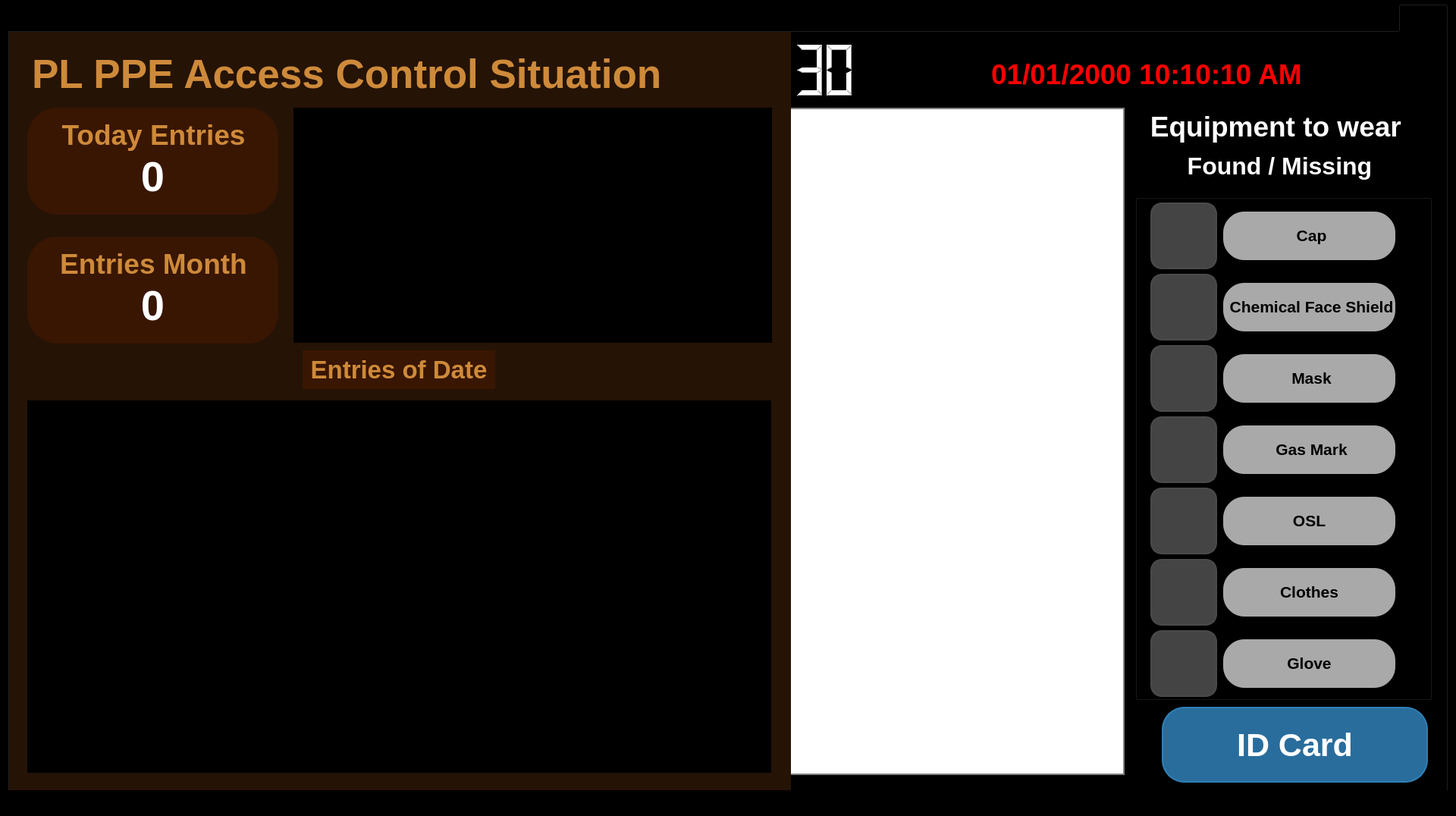
<?xml version="1.0" encoding="UTF-8"?>
<ui version="4.0">
 <class>MainWindow</class>
 <widget class="QMainWindow" name="MainWindow">
  <property name="geometry">
   <rect>
    <x>0</x>
    <y>0</y>
    <width>1920</width>
    <height>1076</height>
   </rect>
  </property>
  <property name="windowTitle">
   <string>MainWindow</string>
  </property>
  <property name="layoutDirection">
   <enum>Qt::LeftToRight</enum>
  </property>
  <property name="styleSheet">
   <string notr="true">background-color: rgb(0, 0, 0);
</string>
  </property>
  <widget class="QWidget" name="centralwidget">
   <widget class="QTabWidget" name="tabWidget">
    <property name="geometry">
     <rect>
      <x>10</x>
      <y>5</y>
      <width>1900</width>
      <height>1039</height>
     </rect>
    </property>
    <property name="font">
     <font>
      <pointsize>16</pointsize>
      <weight>75</weight>
      <bold>true</bold>
     </font>
    </property>
    <property name="layoutDirection">
     <enum>Qt::RightToLeft</enum>
    </property>
    <property name="currentIndex">
     <number>0</number>
    </property>
    <property name="iconSize">
     <size>
      <width>12</width>
      <height>12</height>
     </size>
    </property>
    <widget class="QWidget" name="PPE">
     <attribute name="title">
      <string>PPE</string>
     </attribute>
     <widget class="QLCDNumber" name="Countnum">
      <property name="geometry">
       <rect>
        <x>1020</x>
        <y>10</y>
        <width>111</width>
        <height>81</height>
       </rect>
      </property>
      <property name="font">
       <font>
        <weight>50</weight>
        <bold>false</bold>
       </font>
      </property>
      <property name="styleSheet">
       <string notr="true">border: none;
color: rgb(255, 255, 255);</string>
      </property>
      <property name="smallDecimalPoint">
       <bool>false</bool>
      </property>
      <property name="digitCount">
       <number>2</number>
      </property>
      <property name="value" stdset="0">
       <double>30.000000000000000</double>
      </property>
      <property name="intValue" stdset="0">
       <number>30</number>
      </property>
     </widget>
     <widget class="QDateTimeEdit" name="DateTim">
      <property name="geometry">
       <rect>
        <x>1200</x>
        <y>30</y>
        <width>571</width>
        <height>51</height>
       </rect>
      </property>
      <property name="font">
       <font>
        <pointsize>28</pointsize>
        <weight>75</weight>
        <bold>true</bold>
       </font>
      </property>
      <property name="layoutDirection">
       <enum>Qt::LeftToRight</enum>
      </property>
      <property name="styleSheet">
       <string notr="true">color:rgb(255, 0, 0);
border: 2px solid black;
padding-right:60px;

</string>
      </property>
      <property name="alignment">
       <set>Qt::AlignRight|Qt::AlignTrailing|Qt::AlignVCenter</set>
      </property>
      <property name="buttonSymbols">
       <enum>QAbstractSpinBox::NoButtons</enum>
      </property>
      <property name="dateTime">
       <datetime>
        <hour>10</hour>
        <minute>10</minute>
        <second>10</second>
        <year>2000</year>
        <month>1</month>
        <day>1</day>
       </datetime>
      </property>
      <property name="displayFormat">
       <string>dd/MM/yyyy h:mm:ss AP</string>
      </property>
     </widget>
     <widget class="QGraphicsView" name="cameraview">
      <property name="geometry">
       <rect>
        <x>20</x>
        <y>100</y>
        <width>980</width>
        <height>880</height>
       </rect>
      </property>
      <property name="styleSheet">
       <string notr="true">background-color: rgb(255, 255, 255);
border:2px solid gray;
</string>
      </property>
      <property name="verticalScrollBarPolicy">
       <enum>Qt::ScrollBarAlwaysOff</enum>
      </property>
      <property name="horizontalScrollBarPolicy">
       <enum>Qt::ScrollBarAlwaysOff</enum>
      </property>
      <property name="alignment">
       <set>Qt::AlignHCenter|Qt::AlignTop</set>
      </property>
     </widget>
     <widget class="QLabel" name="labelEquipment">
      <property name="geometry">
       <rect>
        <x>1500</x>
        <y>90</y>
        <width>351</width>
        <height>121</height>
       </rect>
      </property>
      <property name="font">
       <font>
        <pointsize>22</pointsize>
        <weight>75</weight>
        <bold>true</bold>
       </font>
      </property>
      <property name="styleSheet">
       <string notr="true">color: rgb(255, 255, 255);</string>
      </property>
      <property name="text">
       <string>&lt;html&gt;&lt;head/&gt;&lt;body&gt;&lt;p align=&quot;center&quot;&gt;&lt;span style=&quot; font-size:28pt;&quot;&gt;Equipment to wear &lt;/span&gt;&lt;/p&gt;&lt;p align=&quot;center&quot;&gt;&lt;span style=&quot; font-size:24pt;&quot;&gt;Found / Missing&lt;/span&gt;&lt;/p&gt;&lt;/body&gt;&lt;/html&gt;</string>
      </property>
     </widget>
     <widget class="QGroupBox" name="groupBox">
      <property name="geometry">
       <rect>
        <x>1485</x>
        <y>215</y>
        <width>391</width>
        <height>666</height>
       </rect>
      </property>
      <property name="layoutDirection">
       <enum>Qt::LeftToRight</enum>
      </property>
      <property name="styleSheet">
       <string notr="true">background-color: none;</string>
      </property>
      <property name="title">
       <string/>
      </property>
      <widget class="QWidget" name="gridLayoutWidget">
       <property name="geometry">
        <rect>
         <x>20</x>
         <y>10</y>
         <width>351</width>
         <height>1030</height>
        </rect>
       </property>
       <layout class="QGridLayout" name="gridLayout">
        <property name="sizeConstraint">
         <enum>QLayout::SetMinAndMaxSize</enum>
        </property>
        <item row="8" column="1">
         <widget class="QLabel" name="Safety_Shoe">
          <property name="minimumSize">
           <size>
            <width>231</width>
            <height>68</height>
           </size>
          </property>
          <property name="maximumSize">
           <size>
            <width>231</width>
            <height>68</height>
           </size>
          </property>
          <property name="font">
           <font>
            <pointsize>16</pointsize>
            <weight>75</weight>
            <bold>true</bold>
           </font>
          </property>
          <property name="styleSheet">
           <string notr="true">background:	#A9A9A9;
border: 2px solid black;
border-radius: 30px;


</string>
          </property>
          <property name="text">
           <string>&lt;html&gt;&lt;head/&gt;&lt;body&gt;&lt;p align=&quot;center&quot;&gt;Safety shoes&lt;/p&gt;&lt;/body&gt;&lt;/html&gt;</string>
          </property>
          <property name="alignment">
           <set>Qt::AlignCenter</set>
          </property>
         </widget>
        </item>
        <item row="4" column="1">
         <widget class="QLabel" name="OSL">
          <property name="minimumSize">
           <size>
            <width>231</width>
            <height>68</height>
           </size>
          </property>
          <property name="maximumSize">
           <size>
            <width>231</width>
            <height>68</height>
           </size>
          </property>
          <property name="font">
           <font>
            <pointsize>16</pointsize>
            <weight>75</weight>
            <bold>true</bold>
           </font>
          </property>
          <property name="styleSheet">
           <string notr="true">background:	#A9A9A9;
border: 2px solid black;
border-radius: 30px;

</string>
          </property>
          <property name="text">
           <string>&lt;html&gt;&lt;head/&gt;&lt;body&gt;&lt;p align=&quot;center&quot;&gt;OSL&lt;/p&gt;&lt;/body&gt;&lt;/html&gt;</string>
          </property>
          <property name="alignment">
           <set>Qt::AlignCenter</set>
          </property>
         </widget>
        </item>
        <item row="9" column="1">
         <widget class="QLabel" name="ID_Card">
          <property name="minimumSize">
           <size>
            <width>231</width>
            <height>68</height>
           </size>
          </property>
          <property name="maximumSize">
           <size>
            <width>231</width>
            <height>68</height>
           </size>
          </property>
          <property name="font">
           <font>
            <pointsize>16</pointsize>
            <weight>75</weight>
            <bold>true</bold>
           </font>
          </property>
          <property name="styleSheet">
           <string notr="true">background:	#A9A9A9;
border: 2px solid black;
border-radius: 30px;

</string>
          </property>
          <property name="text">
           <string>&lt;html&gt;&lt;head/&gt;&lt;body&gt;&lt;p align=&quot;center&quot;&gt;ID card&lt;/p&gt;&lt;/body&gt;&lt;/html&gt;</string>
          </property>
          <property name="alignment">
           <set>Qt::AlignCenter</set>
          </property>
         </widget>
        </item>
        <item row="3" column="0">
         <widget class="QLabel" name="imgGas_Mask">
          <property name="minimumSize">
           <size>
            <width>88</width>
            <height>88</height>
           </size>
          </property>
          <property name="maximumSize">
           <size>
            <width>88</width>
            <height>88</height>
           </size>
          </property>
          <property name="styleSheet">
           <string notr="true">background-color: rgb(68, 68, 68);
border: 2px solid rgb(74, 74, 74);
border-radius: 15px;</string>
          </property>
          <property name="text">
           <string/>
          </property>
          <property name="pixmap">
           <pixmap>D:/Main/asset/Image/gas-mask.png</pixmap>
          </property>
          <property name="scaledContents">
           <bool>true</bool>
          </property>
         </widget>
        </item>
        <item row="9" column="0">
         <widget class="QLabel" name="imgID_Card">
          <property name="minimumSize">
           <size>
            <width>88</width>
            <height>88</height>
           </size>
          </property>
          <property name="maximumSize">
           <size>
            <width>88</width>
            <height>88</height>
           </size>
          </property>
          <property name="styleSheet">
           <string notr="true">background-color: rgb(68, 68, 68);
border: 2px solid rgb(74, 74, 74);
border-radius: 15px;</string>
          </property>
          <property name="text">
           <string/>
          </property>
          <property name="pixmap">
           <pixmap>D:/Main/asset/Image/ID_card.png</pixmap>
          </property>
          <property name="scaledContents">
           <bool>true</bool>
          </property>
         </widget>
        </item>
        <item row="4" column="0">
         <widget class="QLabel" name="imgOSL">
          <property name="minimumSize">
           <size>
            <width>88</width>
            <height>88</height>
           </size>
          </property>
          <property name="maximumSize">
           <size>
            <width>88</width>
            <height>88</height>
           </size>
          </property>
          <property name="styleSheet">
           <string notr="true">background-color: rgb(68, 68, 68);
border: 2px solid rgb(74, 74, 74);
border-radius: 15px;</string>
          </property>
          <property name="text">
           <string/>
          </property>
          <property name="pixmap">
           <pixmap>D:/Main/asset/Image/OSL.png</pixmap>
          </property>
          <property name="scaledContents">
           <bool>true</bool>
          </property>
         </widget>
        </item>
        <item row="1" column="0">
         <widget class="QLabel" name="imgFace_Shield">
          <property name="minimumSize">
           <size>
            <width>88</width>
            <height>88</height>
           </size>
          </property>
          <property name="maximumSize">
           <size>
            <width>88</width>
            <height>88</height>
           </size>
          </property>
          <property name="styleSheet">
           <string notr="true">background-color: rgb(68, 68, 68);
border: 2px solid rgb(74, 74, 74);
border-radius: 15px;

</string>
          </property>
          <property name="text">
           <string/>
          </property>
          <property name="pixmap">
           <pixmap>D:/Main/asset/Image/chemical_face_shield.png</pixmap>
          </property>
          <property name="scaledContents">
           <bool>true</bool>
          </property>
         </widget>
        </item>
        <item row="7" column="0">
         <widget class="QLabel" name="imgLong_Glove">
          <property name="minimumSize">
           <size>
            <width>88</width>
            <height>88</height>
           </size>
          </property>
          <property name="maximumSize">
           <size>
            <width>88</width>
            <height>88</height>
           </size>
          </property>
          <property name="styleSheet">
           <string notr="true">background-color: rgb(68, 68, 68);
border: 2px solid rgb(74, 74, 74);
border-radius: 15px;</string>
          </property>
          <property name="text">
           <string/>
          </property>
          <property name="pixmap">
           <pixmap>D:/Main/asset/Image/Long_yellow_gloves.png</pixmap>
          </property>
          <property name="scaledContents">
           <bool>true</bool>
          </property>
         </widget>
        </item>
        <item row="5" column="0">
         <widget class="QLabel" name="imgClothes">
          <property name="minimumSize">
           <size>
            <width>88</width>
            <height>88</height>
           </size>
          </property>
          <property name="maximumSize">
           <size>
            <width>88</width>
            <height>88</height>
           </size>
          </property>
          <property name="styleSheet">
           <string notr="true">background-color: rgb(68, 68, 68);
border: 2px solid rgb(74, 74, 74);
border-radius: 15px;</string>
          </property>
          <property name="text">
           <string/>
          </property>
          <property name="pixmap">
           <pixmap>D:/Main/asset/Image/shirt.png</pixmap>
          </property>
          <property name="scaledContents">
           <bool>true</bool>
          </property>
         </widget>
        </item>
        <item row="8" column="0">
         <widget class="QLabel" name="imgSafety_Shoe">
          <property name="minimumSize">
           <size>
            <width>88</width>
            <height>88</height>
           </size>
          </property>
          <property name="maximumSize">
           <size>
            <width>88</width>
            <height>88</height>
           </size>
          </property>
          <property name="styleSheet">
           <string notr="true">background-color: rgb(68, 68, 68);
border: 2px solid rgb(74, 74, 74);
border-radius: 15px;</string>
          </property>
          <property name="text">
           <string/>
          </property>
          <property name="pixmap">
           <pixmap>D:/Main/asset/Image/safety_shoes.png</pixmap>
          </property>
          <property name="scaledContents">
           <bool>true</bool>
          </property>
         </widget>
        </item>
        <item row="2" column="0">
         <widget class="QLabel" name="imgCarbon_Mask">
          <property name="minimumSize">
           <size>
            <width>88</width>
            <height>88</height>
           </size>
          </property>
          <property name="maximumSize">
           <size>
            <width>88</width>
            <height>88</height>
           </size>
          </property>
          <property name="styleSheet">
           <string notr="true">background-color: rgb(68, 68, 68);
border: 2px solid rgb(74, 74, 74);
border-radius: 15px;</string>
          </property>
          <property name="text">
           <string/>
          </property>
          <property name="pixmap">
           <pixmap>D:/Main/asset/Image/mask.png</pixmap>
          </property>
          <property name="scaledContents">
           <bool>true</bool>
          </property>
         </widget>
        </item>
        <item row="6" column="0">
         <widget class="QLabel" name="imgGlove">
          <property name="minimumSize">
           <size>
            <width>88</width>
            <height>88</height>
           </size>
          </property>
          <property name="maximumSize">
           <size>
            <width>88</width>
            <height>88</height>
           </size>
          </property>
          <property name="styleSheet">
           <string notr="true">background-color: rgb(68, 68, 68);
border: 2px solid rgb(74, 74, 74);
border-radius: 15px;</string>
          </property>
          <property name="text">
           <string/>
          </property>
          <property name="pixmap">
           <pixmap>D:/Main/asset/Image/glove.png</pixmap>
          </property>
          <property name="scaledContents">
           <bool>true</bool>
          </property>
         </widget>
        </item>
        <item row="0" column="1">
         <widget class="QLabel" name="Cap">
          <property name="minimumSize">
           <size>
            <width>231</width>
            <height>68</height>
           </size>
          </property>
          <property name="maximumSize">
           <size>
            <width>231</width>
            <height>68</height>
           </size>
          </property>
          <property name="font">
           <font>
            <pointsize>16</pointsize>
            <weight>75</weight>
            <bold>true</bold>
           </font>
          </property>
          <property name="styleSheet">
           <string notr="true">background:	#A9A9A9;
border: 2px solid black;
border-radius: 30px;

</string>
          </property>
          <property name="text">
           <string>&lt;html&gt;&lt;head/&gt;&lt;body&gt;&lt;p align=&quot;center&quot;&gt;Cap&lt;/p&gt;&lt;/body&gt;&lt;/html&gt;</string>
          </property>
         </widget>
        </item>
        <item row="1" column="1">
         <widget class="QLabel" name="Face_Shield">
          <property name="minimumSize">
           <size>
            <width>231</width>
            <height>68</height>
           </size>
          </property>
          <property name="maximumSize">
           <size>
            <width>231</width>
            <height>68</height>
           </size>
          </property>
          <property name="font">
           <font>
            <pointsize>16</pointsize>
            <weight>75</weight>
            <bold>true</bold>
           </font>
          </property>
          <property name="styleSheet">
           <string notr="true">background:	#A9A9A9;
border: 2px solid black;
border-radius: 30px;

</string>
          </property>
          <property name="text">
           <string>&lt;html&gt;&lt;head/&gt;&lt;body&gt;&lt;p align=&quot;center&quot;&gt;Chemical Face Shield&lt;/p&gt;&lt;/body&gt;&lt;/html&gt;</string>
          </property>
         </widget>
        </item>
        <item row="0" column="0">
         <widget class="QLabel" name="imgCap">
          <property name="minimumSize">
           <size>
            <width>88</width>
            <height>88</height>
           </size>
          </property>
          <property name="maximumSize">
           <size>
            <width>88</width>
            <height>88</height>
           </size>
          </property>
          <property name="styleSheet">
           <string notr="true">background-color: rgb(68, 68, 68);
border: 2px solid rgb(74, 74, 74);
border-radius: 15px;</string>
          </property>
          <property name="text">
           <string/>
          </property>
          <property name="pixmap">
           <pixmap>D:/Main/asset/Image/cap.png</pixmap>
          </property>
          <property name="scaledContents">
           <bool>true</bool>
          </property>
         </widget>
        </item>
        <item row="2" column="1">
         <widget class="QLabel" name="Carbon_Mask">
          <property name="minimumSize">
           <size>
            <width>231</width>
            <height>68</height>
           </size>
          </property>
          <property name="maximumSize">
           <size>
            <width>231</width>
            <height>68</height>
           </size>
          </property>
          <property name="font">
           <font>
            <pointsize>16</pointsize>
            <weight>75</weight>
            <bold>true</bold>
           </font>
          </property>
          <property name="styleSheet">
           <string notr="true">background:	#A9A9A9;
border: 2px solid black;
border-radius: 30px;


</string>
          </property>
          <property name="text">
           <string>&lt;html&gt;&lt;head/&gt;&lt;body&gt;&lt;p align=&quot;center&quot;&gt;Mask&lt;/p&gt;&lt;/body&gt;&lt;/html&gt;</string>
          </property>
         </widget>
        </item>
        <item row="3" column="1">
         <widget class="QLabel" name="Gas_Mask">
          <property name="minimumSize">
           <size>
            <width>231</width>
            <height>68</height>
           </size>
          </property>
          <property name="maximumSize">
           <size>
            <width>231</width>
            <height>68</height>
           </size>
          </property>
          <property name="font">
           <font>
            <pointsize>16</pointsize>
            <weight>75</weight>
            <bold>true</bold>
           </font>
          </property>
          <property name="styleSheet">
           <string notr="true">background:	#A9A9A9;
border: 2px solid black;
border-radius: 30px;

</string>
          </property>
          <property name="text">
           <string>&lt;html&gt;&lt;head/&gt;&lt;body&gt;&lt;p align=&quot;center&quot;&gt;Gas Mark&lt;/p&gt;&lt;/body&gt;&lt;/html&gt;</string>
          </property>
         </widget>
        </item>
        <item row="7" column="1">
         <widget class="QLabel" name="Long_Glove">
          <property name="minimumSize">
           <size>
            <width>231</width>
            <height>68</height>
           </size>
          </property>
          <property name="maximumSize">
           <size>
            <width>231</width>
            <height>68</height>
           </size>
          </property>
          <property name="font">
           <font>
            <pointsize>16</pointsize>
            <weight>75</weight>
            <bold>true</bold>
           </font>
          </property>
          <property name="styleSheet">
           <string notr="true">background:	#A9A9A9;
border: 2px solid black;
border-radius: 30px;


</string>
          </property>
          <property name="text">
           <string>&lt;html&gt;&lt;head/&gt;&lt;body&gt;&lt;p align=&quot;center&quot;&gt;Long yellow glove&lt;/p&gt;&lt;/body&gt;&lt;/html&gt;</string>
          </property>
          <property name="alignment">
           <set>Qt::AlignCenter</set>
          </property>
         </widget>
        </item>
        <item row="6" column="1">
         <widget class="QLabel" name="Glove">
          <property name="minimumSize">
           <size>
            <width>231</width>
            <height>68</height>
           </size>
          </property>
          <property name="maximumSize">
           <size>
            <width>231</width>
            <height>68</height>
           </size>
          </property>
          <property name="font">
           <font>
            <pointsize>16</pointsize>
            <weight>75</weight>
            <bold>true</bold>
           </font>
          </property>
          <property name="styleSheet">
           <string notr="true">background:	#A9A9A9;
border: 2px solid black;
border-radius: 30px;


</string>
          </property>
          <property name="text">
           <string>&lt;html&gt;&lt;head/&gt;&lt;body&gt;&lt;p align=&quot;center&quot;&gt;Glove&lt;/p&gt;&lt;/body&gt;&lt;/html&gt;</string>
          </property>
          <property name="alignment">
           <set>Qt::AlignCenter</set>
          </property>
         </widget>
        </item>
        <item row="5" column="1">
         <widget class="QLabel" name="Clothes">
          <property name="minimumSize">
           <size>
            <width>231</width>
            <height>68</height>
           </size>
          </property>
          <property name="maximumSize">
           <size>
            <width>231</width>
            <height>68</height>
           </size>
          </property>
          <property name="font">
           <font>
            <pointsize>16</pointsize>
            <weight>75</weight>
            <bold>true</bold>
           </font>
          </property>
          <property name="styleSheet">
           <string notr="true">background:	#A9A9A9;
border: 2px solid black;
border-radius: 30px;


</string>
          </property>
          <property name="text">
           <string>&lt;html&gt;&lt;head/&gt;&lt;body&gt;&lt;p align=&quot;center&quot;&gt;Clothes&lt;/p&gt;&lt;/body&gt;&lt;/html&gt;</string>
          </property>
          <property name="alignment">
           <set>Qt::AlignCenter</set>
          </property>
         </widget>
        </item>
        <item row="10" column="1">
         <widget class="QLabel" name="Yellow_Jacket">
          <property name="minimumSize">
           <size>
            <width>231</width>
            <height>68</height>
           </size>
          </property>
          <property name="maximumSize">
           <size>
            <width>231</width>
            <height>68</height>
           </size>
          </property>
          <property name="font">
           <font>
            <pointsize>16</pointsize>
            <weight>75</weight>
            <bold>true</bold>
           </font>
          </property>
          <property name="styleSheet">
           <string notr="true">background:	#A9A9A9;
border: 2px solid black;
border-radius: 30px;

</string>
          </property>
          <property name="text">
           <string>&lt;html&gt;&lt;head/&gt;&lt;body&gt;&lt;p align=&quot;center&quot;&gt;Yellow Jacket&lt;/p&gt;&lt;/body&gt;&lt;/html&gt;</string>
          </property>
          <property name="alignment">
           <set>Qt::AlignCenter</set>
          </property>
         </widget>
        </item>
        <item row="10" column="0">
         <widget class="QLabel" name="imgYellow_Jacket">
          <property name="minimumSize">
           <size>
            <width>88</width>
            <height>88</height>
           </size>
          </property>
          <property name="maximumSize">
           <size>
            <width>88</width>
            <height>88</height>
           </size>
          </property>
          <property name="styleSheet">
           <string notr="true">background-color: rgb(68, 68, 68);
border: 2px solid rgb(74, 74, 74);
border-radius: 15px;</string>
          </property>
          <property name="text">
           <string/>
          </property>
          <property name="pixmap">
           <pixmap>D:/Main/asset/Image/Yellow_Jacket.png</pixmap>
          </property>
          <property name="scaledContents">
           <bool>true</bool>
          </property>
         </widget>
        </item>
       </layout>
      </widget>
     </widget>
     <widget class="QLabel" name="lblIDcard">
      <property name="geometry">
       <rect>
        <x>1520</x>
        <y>890</y>
        <width>351</width>
        <height>100</height>
       </rect>
      </property>
      <property name="font">
       <font>
        <pointsize>32</pointsize>
        <weight>75</weight>
        <bold>true</bold>
       </font>
      </property>
      <property name="layoutDirection">
       <enum>Qt::LeftToRight</enum>
      </property>
      <property name="autoFillBackground">
       <bool>false</bool>
      </property>
      <property name="styleSheet">
       <string notr="true">background-color: rgb(41, 109, 157);
border-radius: 30px;
border: 2px solid rgb(47, 128, 182);
color: #ffffff;


</string>
      </property>
      <property name="frameShape">
       <enum>QFrame::NoFrame</enum>
      </property>
      <property name="text">
       <string>ID Card</string>
      </property>
      <property name="textFormat">
       <enum>Qt::PlainText</enum>
      </property>
      <property name="alignment">
       <set>Qt::AlignCenter</set>
      </property>
      <property name="wordWrap">
       <bool>false</bool>
      </property>
      <property name="indent">
       <number>0</number>
      </property>
     </widget>
     <widget class="QLabel" name="Reflabel">
      <property name="geometry">
       <rect>
        <x>1020</x>
        <y>100</y>
        <width>451</width>
        <height>880</height>
       </rect>
      </property>
      <property name="styleSheet">
       <string notr="true">border: 2px solid gray;
background-color: rgb(255, 255, 255);
</string>
      </property>
      <property name="text">
       <string/>
      </property>
      <property name="scaledContents">
       <bool>true</bool>
      </property>
     </widget>
     <widget class="QLabel" name="imgTimeout">
      <property name="geometry">
       <rect>
        <x>385</x>
        <y>200</y>
        <width>250</width>
        <height>250</height>
       </rect>
      </property>
      <property name="styleSheet">
       <string notr="true">background-color:none;
</string>
      </property>
      <property name="text">
       <string/>
      </property>
      <property name="scaledContents">
       <bool>true</bool>
      </property>
     </widget>
     <widget class="QLabel" name="labelTimeout">
      <property name="geometry">
       <rect>
        <x>145</x>
        <y>160</y>
        <width>730</width>
        <height>430</height>
       </rect>
      </property>
      <property name="font">
       <font>
        <pointsize>50</pointsize>
        <weight>75</weight>
        <bold>true</bold>
       </font>
      </property>
      <property name="styleSheet">
       <string notr="true">border-radius: 80px;
color: rgb(255, 255, 255);
background-color: none;
padding-top:280px;</string>
      </property>
      <property name="text">
       <string/>
      </property>
      <property name="alignment">
       <set>Qt::AlignCenter</set>
      </property>
     </widget>
     <widget class="QLabel" name="MessageTime">
      <property name="geometry">
       <rect>
        <x>20</x>
        <y>160</y>
        <width>980</width>
        <height>880</height>
       </rect>
      </property>
      <property name="font">
       <font>
        <pointsize>40</pointsize>
        <weight>75</weight>
        <bold>true</bold>
       </font>
      </property>
      <property name="styleSheet">
       <string notr="true">background-color: white;
color: rgb(170, 0, 0);
padding-top:360px;</string>
      </property>
      <property name="text">
       <string>&lt;html&gt;&lt;head/&gt;&lt;body&gt;&lt;p&gt;หมดเวลาตรวจสอบ&lt;/p&gt;&lt;p&gt;โปรดสวมใส่อุปกรณให้ครบก่อน&lt;/p&gt;&lt;p&gt;ทำการตรวจสอบอีกครั้ง&lt;/p&gt;&lt;/body&gt;&lt;/html&gt;</string>
      </property>
      <property name="alignment">
       <set>Qt::AlignCenter</set>
      </property>
     </widget>
     <widget class="QLabel" name="imgManual">
      <property name="geometry">
       <rect>
        <x>1033</x>
        <y>0</y>
        <width>861</width>
        <height>1001</height>
       </rect>
      </property>
      <property name="styleSheet">
       <string notr="true">background-color: None;</string>
      </property>
      <property name="text">
       <string/>
      </property>
      <property name="pixmap">
       <pixmap>D:/Main/asset/Image/PPE_Detection_System_Usage_Manual.png</pixmap>
      </property>
      <property name="scaledContents">
       <bool>true</bool>
      </property>
     </widget>
     <widget class="QLabel" name="Dashboard">
      <property name="geometry">
       <rect>
        <x>0</x>
        <y>0</y>
        <width>1031</width>
        <height>1001</height>
       </rect>
      </property>
      <property name="styleSheet">
       <string notr="true">background-color: #251306;</string>
      </property>
      <property name="text">
       <string/>
      </property>
      <property name="scaledContents">
       <bool>true</bool>
      </property>
      <property name="alignment">
       <set>Qt::AlignCenter</set>
      </property>
     </widget>
     <widget class="QLabel" name="PL_PPE">
      <property name="geometry">
       <rect>
        <x>30</x>
        <y>20</y>
        <width>851</width>
        <height>71</height>
       </rect>
      </property>
      <property name="font">
       <font>
        <pointsize>40</pointsize>
        <weight>75</weight>
        <bold>true</bold>
       </font>
      </property>
      <property name="styleSheet">
       <string notr="true">background-color: none;
color: #ce8a3a;</string>
      </property>
      <property name="text">
       <string>PL PPE Access Control Situation</string>
      </property>
     </widget>
     <widget class="QLabel" name="totalEnt">
      <property name="geometry">
       <rect>
        <x>24</x>
        <y>100</y>
        <width>331</width>
        <height>141</height>
       </rect>
      </property>
      <property name="font">
       <font>
        <pointsize>42</pointsize>
        <weight>75</weight>
        <bold>true</bold>
       </font>
      </property>
      <property name="styleSheet">
       <string notr="true">background-color: #391602;
border-radius: 40px;
color: white;
padding-top:40px</string>
      </property>
      <property name="text">
       <string>0</string>
      </property>
      <property name="alignment">
       <set>Qt::AlignCenter</set>
      </property>
     </widget>
     <widget class="QLabel" name="labelTotalEnt">
      <property name="geometry">
       <rect>
        <x>30</x>
        <y>110</y>
        <width>321</width>
        <height>51</height>
       </rect>
      </property>
      <property name="font">
       <font>
        <pointsize>28</pointsize>
        <weight>75</weight>
        <bold>true</bold>
       </font>
      </property>
      <property name="styleSheet">
       <string notr="true">color: #ce8a3a;
background-color: none;</string>
      </property>
      <property name="text">
       <string>Today Entries</string>
      </property>
      <property name="alignment">
       <set>Qt::AlignCenter</set>
      </property>
     </widget>
     <widget class="QLabel" name="labelEoD">
      <property name="geometry">
       <rect>
        <x>387</x>
        <y>420</y>
        <width>254</width>
        <height>51</height>
       </rect>
      </property>
      <property name="font">
       <font>
        <pointsize>25</pointsize>
        <weight>75</weight>
        <bold>true</bold>
       </font>
      </property>
      <property name="styleSheet">
       <string notr="true">background-color: #391602;
color: #ce8a3a;</string>
      </property>
      <property name="text">
       <string>Entries of Date</string>
      </property>
      <property name="alignment">
       <set>Qt::AlignCenter</set>
      </property>
     </widget>
     <widget class="QLabel" name="GraphEoD">
      <property name="geometry">
       <rect>
        <x>24</x>
        <y>486</y>
        <width>981</width>
        <height>491</height>
       </rect>
      </property>
      <property name="styleSheet">
       <string notr="true">background-color: rgb(0, 0, 0);</string>
      </property>
      <property name="text">
       <string/>
      </property>
     </widget>
     <widget class="QLabel" name="labelEmergency">
      <property name="geometry">
       <rect>
        <x>0</x>
        <y>0</y>
        <width>1894</width>
        <height>1001</height>
       </rect>
      </property>
      <property name="font">
       <font>
        <pointsize>100</pointsize>
        <weight>75</weight>
        <bold>true</bold>
       </font>
      </property>
      <property name="styleSheet">
       <string notr="true">background-color: none;
color: white;
padding-top:380px;</string>
      </property>
      <property name="alignment">
       <set>Qt::AlignCenter</set>
      </property>
     </widget>
     <widget class="QLabel" name="imgEmergency">
      <property name="geometry">
       <rect>
        <x>708</x>
        <y>70</y>
        <width>480</width>
        <height>450</height>
       </rect>
      </property>
      <property name="styleSheet">
       <string notr="true">background-color:none;
</string>
      </property>
      <property name="text">
       <string/>
      </property>
      <property name="scaledContents">
       <bool>true</bool>
      </property>
     </widget>
     <widget class="QLabel" name="imgRFID">
      <property name="geometry">
       <rect>
        <x>708</x>
        <y>70</y>
        <width>480</width>
        <height>450</height>
       </rect>
      </property>
      <property name="styleSheet">
       <string notr="true">background-color:none;
</string>
      </property>
      <property name="text">
       <string/>
      </property>
      <property name="scaledContents">
       <bool>true</bool>
      </property>
     </widget>
     <widget class="QLabel" name="labelRFID">
      <property name="geometry">
       <rect>
        <x>0</x>
        <y>0</y>
        <width>1894</width>
        <height>1001</height>
       </rect>
      </property>
      <property name="font">
       <font>
        <pointsize>50</pointsize>
        <weight>75</weight>
        <bold>true</bold>
       </font>
      </property>
      <property name="styleSheet">
       <string notr="true">background:none; 
color:white; 
padding-top:480px; </string>
      </property>
      <property name="alignment">
       <set>Qt::AlignCenter</set>
      </property>
     </widget>
     <widget class="QPushButton" name="closebutton">
      <property name="geometry">
       <rect>
        <x>1826</x>
        <y>0</y>
        <width>71</width>
        <height>61</height>
       </rect>
      </property>
      <property name="font">
       <font>
        <pointsize>50</pointsize>
        <weight>75</weight>
        <bold>true</bold>
       </font>
      </property>
      <property name="styleSheet">
       <string notr="true">background-color:none;</string>
      </property>
      <property name="icon">
       <iconset>
        <normaloff>D:/Main/asset/Image/cross.png</normaloff>D:/Main/asset/Image/cross.png</iconset>
      </property>
      <property name="iconSize">
       <size>
        <width>65</width>
        <height>65</height>
       </size>
      </property>
      <property name="flat">
       <bool>true</bool>
      </property>
     </widget>
     <widget class="QLabel" name="labelADAM">
      <property name="geometry">
       <rect>
        <x>0</x>
        <y>0</y>
        <width>1894</width>
        <height>1001</height>
       </rect>
      </property>
      <property name="font">
       <font>
        <pointsize>50</pointsize>
        <weight>75</weight>
        <bold>true</bold>
       </font>
      </property>
      <property name="styleSheet">
       <string notr="true">background-color: none;
color:white; 
padding-top:480px; </string>
      </property>
      <property name="alignment">
       <set>Qt::AlignCenter</set>
      </property>
     </widget>
     <widget class="QLabel" name="imgADAM">
      <property name="geometry">
       <rect>
        <x>708</x>
        <y>70</y>
        <width>480</width>
        <height>450</height>
       </rect>
      </property>
      <property name="styleSheet">
       <string notr="true">background-color:none;
</string>
      </property>
      <property name="text">
       <string/>
      </property>
      <property name="scaledContents">
       <bool>true</bool>
      </property>
     </widget>
     <widget class="QLabel" name="Camera_Message">
      <property name="geometry">
       <rect>
        <x>20</x>
        <y>160</y>
        <width>980</width>
        <height>880</height>
       </rect>
      </property>
      <property name="font">
       <font>
        <pointsize>42</pointsize>
        <weight>75</weight>
        <bold>true</bold>
       </font>
      </property>
      <property name="styleSheet">
       <string notr="true">background-color: white;
color: rgb(170, 0, 0);</string>
      </property>
      <property name="text">
       <string>โปรดตรวจสอบว่ากล้อง
เชื่อมต่อกับคอมพิวเตอร์
ในการตรวจสอบถัดไป</string>
      </property>
      <property name="alignment">
       <set>Qt::AlignCenter</set>
      </property>
     </widget>
     <widget class="QLabel" name="labelPass">
      <property name="geometry">
       <rect>
        <x>1020</x>
        <y>100</y>
        <width>451</width>
        <height>880</height>
       </rect>
      </property>
      <property name="font">
       <font>
        <pointsize>31</pointsize>
        <weight>75</weight>
        <bold>true</bold>
       </font>
      </property>
      <property name="styleSheet">
       <string notr="true">color: rgb(255, 255, 255);
background-color:none;</string>
      </property>
      <property name="alignment">
       <set>Qt::AlignCenter</set>
      </property>
     </widget>
     <widget class="QLabel" name="imgPass">
      <property name="geometry">
       <rect>
        <x>1146</x>
        <y>180</y>
        <width>200</width>
        <height>200</height>
       </rect>
      </property>
      <property name="font">
       <font>
        <pointsize>2</pointsize>
       </font>
      </property>
      <property name="styleSheet">
       <string notr="true">background-color:none;
</string>
      </property>
      <property name="text">
       <string/>
      </property>
      <property name="scaledContents">
       <bool>true</bool>
      </property>
     </widget>
     <widget class="QLabel" name="GraphPie">
      <property name="geometry">
       <rect>
        <x>375</x>
        <y>100</y>
        <width>631</width>
        <height>310</height>
       </rect>
      </property>
      <property name="styleSheet">
       <string notr="true">background-color: rgb(0, 0, 0);</string>
      </property>
      <property name="text">
       <string/>
      </property>
     </widget>
     <widget class="QLabel" name="labelMonth">
      <property name="geometry">
       <rect>
        <x>30</x>
        <y>280</y>
        <width>321</width>
        <height>51</height>
       </rect>
      </property>
      <property name="font">
       <font>
        <pointsize>28</pointsize>
        <weight>75</weight>
        <bold>true</bold>
       </font>
      </property>
      <property name="styleSheet">
       <string notr="true">color: #ce8a3a;
background-color: none;</string>
      </property>
      <property name="text">
       <string>Entries Month</string>
      </property>
      <property name="alignment">
       <set>Qt::AlignCenter</set>
      </property>
     </widget>
     <widget class="QLabel" name="totalMonth">
      <property name="geometry">
       <rect>
        <x>24</x>
        <y>270</y>
        <width>331</width>
        <height>141</height>
       </rect>
      </property>
      <property name="font">
       <font>
        <pointsize>42</pointsize>
        <weight>75</weight>
        <bold>true</bold>
       </font>
      </property>
      <property name="styleSheet">
       <string notr="true">background-color: #391602;
border-radius: 40px;
color: white;
padding-top:40px</string>
      </property>
      <property name="text">
       <string>0</string>
      </property>
      <property name="alignment">
       <set>Qt::AlignCenter</set>
      </property>
     </widget>
     <widget class="QLabel" name="labelMessage">
      <property name="geometry">
       <rect>
        <x>20</x>
        <y>10</y>
        <width>971</width>
        <height>61</height>
       </rect>
      </property>
      <property name="font">
       <font>
        <pointsize>38</pointsize>
        <weight>75</weight>
        <bold>true</bold>
       </font>
      </property>
      <property name="styleSheet">
       <string notr="true">color: rgb(255, 255, 255);
background-color:none;</string>
      </property>
      <property name="text">
       <string>โปรดถอยไปยังจุดแสกน</string>
      </property>
      <property name="alignment">
       <set>Qt::AlignCenter</set>
      </property>
     </widget>
     <zorder>labelMessage</zorder>
     <zorder>Countnum</zorder>
     <zorder>cameraview</zorder>
     <zorder>DateTim</zorder>
     <zorder>labelEquipment</zorder>
     <zorder>lblIDcard</zorder>
     <zorder>Reflabel</zorder>
     <zorder>groupBox</zorder>
     <zorder>MessageTime</zorder>
     <zorder>labelTimeout</zorder>
     <zorder>imgTimeout</zorder>
     <zorder>labelPass</zorder>
     <zorder>imgPass</zorder>
     <zorder>Camera_Message</zorder>
     <zorder>Dashboard</zorder>
     <zorder>PL_PPE</zorder>
     <zorder>totalEnt</zorder>
     <zorder>labelEoD</zorder>
     <zorder>labelTotalEnt</zorder>
     <zorder>GraphEoD</zorder>
     <zorder>GraphPie</zorder>
     <zorder>imgManual</zorder>
     <zorder>totalMonth</zorder>
     <zorder>labelMonth</zorder>
     <zorder>labelRFID</zorder>
     <zorder>imgRFID</zorder>
     <zorder>labelADAM</zorder>
     <zorder>imgADAM</zorder>
     <zorder>labelEmergency</zorder>
     <zorder>imgEmergency</zorder>
     <zorder>closebutton</zorder>
    </widget>
   </widget>
  </widget>
  <widget class="QMenuBar" name="menubar">
   <property name="geometry">
    <rect>
     <x>0</x>
     <y>0</y>
     <width>1920</width>
     <height>21</height>
    </rect>
   </property>
  </widget>
  <widget class="QStatusBar" name="statusbar"/>
 </widget>
 <resources/>
 <connections/>
</ui>
